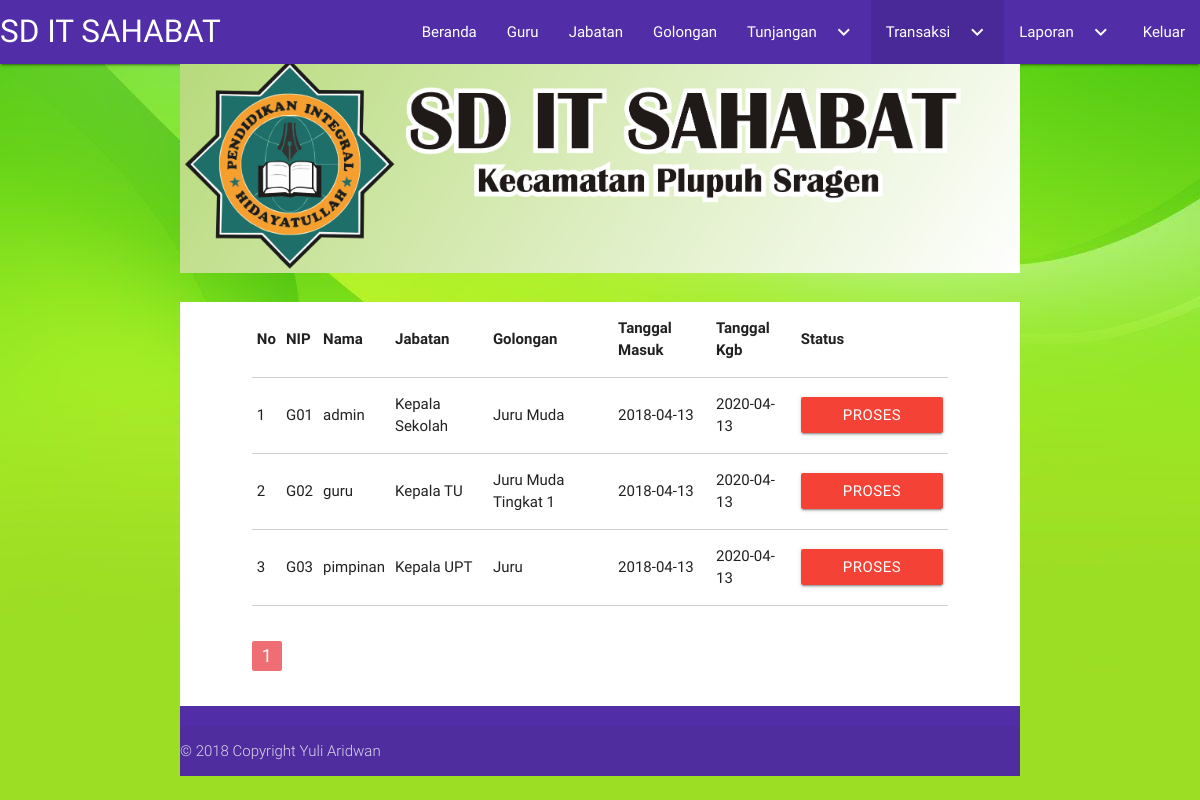
The page /admin/tampil_kgb.php (signed in) on the database its author committed.
### tables this page shows
CREATE TABLE `guru` (
  `Kd_guru` varchar(15) NOT NULL,
  `username` varchar(30) NOT NULL,
  `password` varchar(32) NOT NULL,
  `level` enum('admin','guru','pimpinan','') NOT NULL,
  `Nama` varchar(50) NOT NULL,
  `TempatLahir` varchar(20) NOT NULL,
  `TanggalLahir` date NOT NULL,
  `Alamat` varchar(100) NOT NULL,
  `JenisKelamin` enum('laki','perempuan','','') NOT NULL,
  `Handphone` varchar(13) NOT NULL,
  `JarakRumah` int(11) NOT NULL,
  `JumlahAnak` int(11) NOT NULL,
  `Tanggal_masuk` date NOT NULL,
  `Kd_jabatan` varchar(15) NOT NULL,
  `Kd_golongan` varchar(15) NOT NULL
);

CREATE TABLE `jabatan` (
  `Kd_jabatan` varchar(15) NOT NULL,
  `Nm_jabatan` varchar(50) NOT NULL,
  `TunjanganStruktural` int(11) NOT NULL
);

CREATE TABLE `golongan` (
  `Kd_golongan` varchar(15) NOT NULL,
  `Nm_golongan` varchar(50) NOT NULL,
  `gapok` int(13) NOT NULL
);

### admin/tampil_kgb.php (the view, shortened to what this page needs)
<?php
  include '../koneksi.php';
  $perhalaman = 10;
  $data = mysqli_query($db,"SELECT * FROM guru");
  $jumlahdata = mysqli_num_rows($data);
  $jumhalaman = ceil($jumlahdata / $perhalaman);
  $halamanaktif = (isset($_GET["halaman"])) ? $_GET["halaman"] :1;
  $awaldata = ($perhalaman * $halamanaktif) - $perhalaman;
  $no=$awaldata + 1;
?>
<!DOCTYPE html>
<html>
<head>
      <link type="text/css" rel="stylesheet" href="../asset/css/materialize.min.css"  media="screen,projection"/>
</head>
<body background="../Gambar/Hijau.jpg">
    <nav>
      <div class="nav-wrapper  deep-purple darken-2">
        <a href="index.php" class="brand-logo">SD IT SAHABAT </a>
        <ul class="right hide-on-med-and-down">
          <li><a href="index.php">Beranda</a></li>
          <li><a href="tampil_guru.php">Guru</a></li>
          <li><a href="form_jabatan.php">Jabatan </a></li>
          <li><a href="form_golongan.php">Golongan</a></li>
          <li><a class="dropdown-button" href="#!" data-activates="dropdown1">Tunjangan<i class="material-icons right">keyboard_arrow_down</i></a></li>
          <li class="active"><a class="dropdown-button" href="#!" data-activates="dropdown2">Transaksi<i class="material-icons right">keyboard_arrow_down</i></a></li>
          <li><a class="dropdown-button" href="#!" data-activates="dropdown3">Laporan<i class="material-icons right">keyboard_arrow_down</i></a></li>
          <li><a href="../logout.php">Keluar </a></li>
        </ul>
      </div>
    </nav>
      <div class="container">
         <img class="responsive-img" src="../gambar/Logo.png">
      </div>
      <br>
    <div class="container white">
        <div class="row">
          <div class="col s10 offset-s1">
            <table class="bordered highlight responsive-table">
              <thead>
                <tr>
                    <th>No</th>
                    <th>NIP</th>
                    <th>Nama</th>
                    <th>Jabatan</th>
                    <th>Golongan</th>
                    <th>Tanggal Masuk</th>
                    <th>Tanggal Kgb</th>
                    <th>Status</th>
                </tr>
              </thead>
            <tbody>
          <?php
            $tgl=date('d-m-Y');
            $sql = "SELECT * FROM guru INNER JOIN golongan ON guru.Kd_golongan=golongan.Kd_golongan INNER JOIN jabatan ON guru.Kd_jabatan=jabatan.Kd_jabatan LIMIT $awaldata, $perhalaman";
            $query = $db->query($sql);
                while ($row = $query->fetch_array()){
                  $tanggalmasuk = $row['Tanggal_masuk'];
                  $date1 = strtotime($tanggalmasuk);
                  $date2 = strtotime($tgl);
                  $lama = ($date2-$date1)/3600/24;
                  $tglkgb = date('Y-m-d', strtotime('+2 year', strtotime($tanggalmasuk)));
                  ?>
                    <tr>
                      <td><?php echo $no++;?></td>
                      <td><?php echo $row["Kd_guru"]; ?></td>
                      <td><?php echo $row["Nama"]; ?></td>
                      <td><?php echo $row["Nm_jabatan"]; ?></td>
                      <td><?php echo $row["Nm_golongan"]; ?></td>
                      <td><?php echo $row["Tanggal_masuk"]; ?></td>
                      <td><?php echo $tglkgb  ?></td>
                      <td>
                        <?php
                          if ($lama > 730) {
                            echo' <a href="kgb.php?kode='.$row['Kd_guru'].'" class="waves-effect waves-light btn">KBG</a>';
                          }
                          else {
                            echo'<a href="#!" class="waves-effect waves-light btn red">PROSES KGB</a>';
                          }
                        ?>
                      </td>
                    </tr>
                <?php } ?>
              </tbody>
            </table>
          </div>
        </div>
        <div class="row">
          <div class="col s10 offset-s1">
            <ul class="pagination">
              <?php for( $i = 1; $i <= $jumhalaman; $i++) : ?>
                  <?php if( $i == $halamanaktif) : ?>
                    <li class="active"><a href="tampil_kgb.php?halaman=<?php echo $i ?>"><?php echo $i; ?></a></li>
                  <?php else : ?>
                    <li class="waves-effect"><a href="tampil_kgb.php?halaman=<?php echo $i ?>"><?php echo $i; ?></a></li>
                  <?php endif; ?>
              <?php endfor; ?>
            </ul>
          </div>
        </div>
        <footer class="page-footer  deep-purple darken-2">
          <div class="footer-copyright">
            <div>
            © 2018 Copyright Yuli Aridwan
            </div>
          </div>
        </footer>
    </div>
</body>
</html>

### rows shown on the page
guru: Kd_guru "G01", Nama "admin", Kd_jabatan.Nm_jabatan "Kepala Sekolah", Kd_golongan.Nm_golongan "Juru Muda", Tanggal_masuk "2018-04-13", Tanggal_masuk "2020-04-13", shows "PROSES…"
guru: Kd_guru "G02", Nama "guru", Kd_jabatan.Nm_jabatan "Kepala TU", Kd_golongan.Nm_golongan "Juru Muda Tingkat 1", Tanggal_masuk "2018-04-13", Tanggal_masuk "2020-04-13", shows "PROSES…"
guru: Kd_guru "G03", Nama "pimpinan", Kd_jabatan.Nm_jabatan "Kepala UPT", Kd_golongan.Nm_golongan "Juru", Tanggal_masuk "2018-04-13", Tanggal_masuk "2020-04-13", shows "PROSES…"
